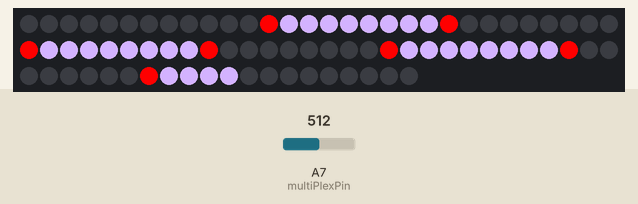
Bench run of a sketch on a simulated Arduino Nano, built with avr-gcc and run on an emulated ATmega328P. On the bench: 80 RGB LEDs in strip order, left to right, continuing on the next row. The test bench sets the inputs (shaded band); at power-on: A7 (multiPlexPin) = 512.

Above: at 1.2 s.
1.3 s: A7 (multiPlexPin) set to 212
At 1.47 s:
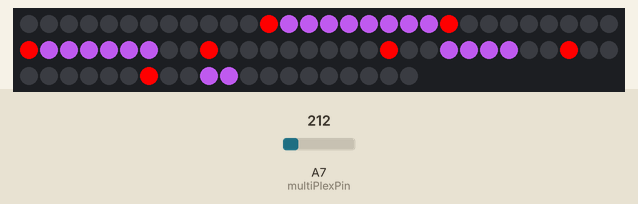
4.0 s: A7 (multiPlexPin) set to 183
At 5.0 s:
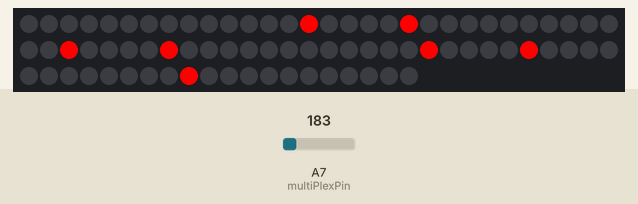
7.0 s: A7 (multiPlexPin) set to 306
At 7.18 s:
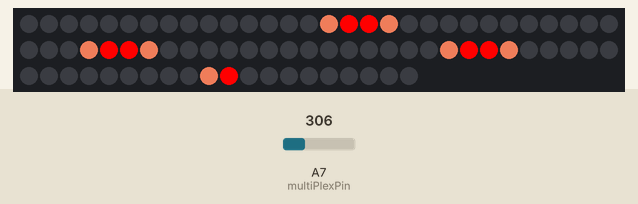
10.0 s: A7 (multiPlexPin) set to 122
At 10.9 s:
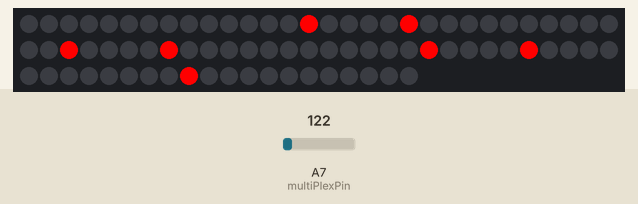
13.0 s: A7 (multiPlexPin) set to 716
At 13.46 s:
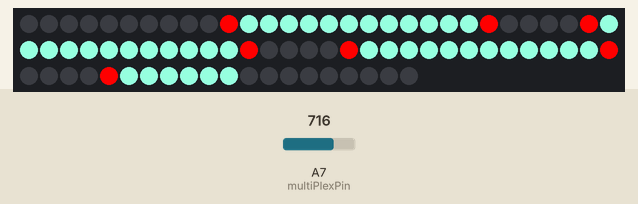
Timing chart, 0 to 16.0 s (numbered marks = the images above; inputs shaded):
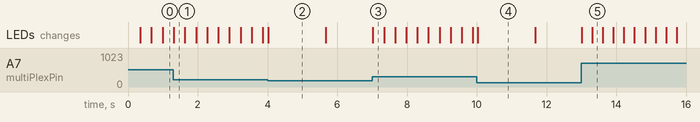

The sketch:

Graphic_Equalizer.ino
```cpp
#include "pixel_driver.h"


int strobePin = 2;
int rstPin = 3;
int multiPlexPin = A7;
int multiPlex = 0;

const int XLEN = 9;
const int YLEN = 9;
pixelGrid grid(6, XLEN, YLEN);

// create a pixel object. The struct can be found in pixel Driver
// we are also going to make a pointer so we can share the struct anywhere
pixelObject *pixelArrayPtr, pixel[7];
unsigned long showStartTime; // this will keep track of everytime we call (show)

float hue = 0.0;
int rgbHoldTime = 25;
float wVal = 0.0;
unsigned long cMillis;
unsigned long pMillis;

int testColumn = 0;

void setup()
{
  Serial.begin(115200);
  grid.init();

  pinMode(rstPin, OUTPUT);
  pinMode(strobePin, OUTPUT);
  pinMode(multiPlexPin, INPUT);

  // reset the multiplexor
  digitalWrite(rstPin, HIGH);
  delayMicroseconds(20);
  digitalWrite(rstPin, LOW);

  // //We're cheating here and setting colors for the columns
  // pixel[0].color = grid.packColor(0, 0, 0, 100);
  // pixel[1].color = grid.packColor(100, 0, 75, 0);
  // pixel[2].color = grid.packColor(0, 100, 0, 0);
  // pixel[3].color = grid.packColor(0, 0, 100, 0);
  // pixel[4].color = grid.packColor(50, 20, 0, 20);
  // pixel[5].color = grid.packColor(0, 0, 150, 70);
  // pixel[6].color = grid.packColor(0, 70, 50, 0);

  for (int i = 0; i < 7; i++)
    {
      pixel[i].peakColor = grid.packColor(255, 0, 0, 0);
    }
}

void loop()
{

  cMillis = millis();
  if (cMillis - pMillis > rgbHoldTime)
    {
      hue += 0.01;
      if (hue >= 1.0) hue = 0.0;
      pMillis = cMillis;
    }

  // if (Serial.available())
  //   {
  //     char c = Serial.read();
  //     switch (c)
  //       {
  //         case 'a': testColumn++; break;
  //         case 'b': testColumn--; break;
  //       }
  //     Serial.print("Volume: "); Serial.println(testColumn);
  //     pixel[3].volume = testColumn;
  //   }

  int rgbw[4];
  hsv2rgbw(hue, 1.0, 0.5, rgbw);
  for (int c = 0; c < 7; c++)
    {
      // send over the sexiness for color changing
      pixel[c].color = grid.packColor(rgbw[0], rgbw[1], rgbw[2], rgbw[3]);
    }


  getVolume(); // gets the volume data for all 7 columns
  grid.play(pixel); // sends the ptr
  grid.show();
}


void getVolume()
{
  int sampleCount = 20;

  for (int i = 0; i < 7; i++)
    {
      digitalWrite(strobePin, HIGH); // advance strobe by 1
      delayMicroseconds(20);
      digitalWrite(strobePin, LOW);

      float rawVolume = 0;
      for(int j = 0; j < sampleCount; j++) rawVolume += analogRead(multiPlexPin);
      rawVolume = (rawVolume / sampleCount); // val now contains the average reading.
      pixel[i].volumePercent = rawVolume / (1000.0 / 100.0); // volume is percentage now!
      if (pixel[i].volumePercent > 100) pixel[i].volumePercent = 100; // safeguard


      const float threshold = .20; // amount required to light up the first tile
      pixel[i].volume = 0; // this will stay true if it's below the threshold.
      if (pixel[i].volumePercent >= (int)round(threshold * 100))
        {
          // subtract 20% of pixel volume from itslef, creating an offset.
          float offset = pixel[i].volumePercent - (pixel[i].volumePercent * threshold);
          float divisorRatio = (100 - (100 * threshold)) / 8;
          pixel[i].volume = offset / divisorRatio + 0.5; // 11.43
          // volume is now succesfully remapped to 0-8. Zero is off, and you must
          // cross 20% threshold to activate the first LED.
        }

      // Serial.print("VolP: "); Serial.print(pixel[i].volumePercent); Serial.print("->");
      // Serial.print(pixel[i].volume); Serial.print("\t");
    }
  // Serial.println();
}

// float fract(float x) { return x - int(x); }
// float mix(float a, float b, float t) { return a + (b - a) * t; }
// int* hsv2rgb(float h, float s, float b, int* rgb)
// {
//   float val1 = s * mix(1.0, constrain(abs(fract(h + 1.0) * 6.0 - 3.0) - 1.0, 0.0, 1.0), b);
//   float val2 = s * mix(1.0, constrain(abs(fract(h + 0.6666666) * 6.0 - 3.0) - 1.0, 0.0, 1.0), b);
//   float val3 = s * mix(1.0, constrain(abs(fract(h + 0.3333333) * 6.0 - 3.0) - 1.0, 0.0, 1.0), b);

//   rgb[0] = (int)((1.0 - val1) * 255);
//   rgb[1] = (int)((1.0 - val2) * 255);
//   rgb[2] = (int)((1.0 - val3) * 255);
//   return rgb;
// }

float fract(float x) { return x - int(x); }
float mix(float a, float b, float t) { return a + (b - a) * t; }
int* hsv2rgbw(float h, float s, float b, int* rgbw)
{
  wVal += 0.2;
  if (wVal >= 2.0) wVal = 0.0;
  float val1 = s * mix(1.0, constrain(abs(fract(h + 1.0) * 6.0 - 3.0) - 1.0, 0.0, 1.0), b);
  float val2 = s * mix(1.0, constrain(abs(fract(h + 0.6666666) * 6.0 - 3.0) - 1.0, 0.0, 1.0), b);
  float val3 = s * mix(1.0, constrain(abs(fract(h + 0.3333333) * 6.0 - 3.0) - 1.0, 0.0, 1.0), b);
  float val4 = s * mix(wVal, constrain(abs(fract(h + 0.3333333) * 6.0 - 3.0) - 1.0, 0.0, 1.0), b);


  rgbw[0] = (int)((1.0 - val1) * 255);
  rgbw[1] = (int)((1.0 - val2) * 255);
  rgbw[2] = (int)((1.0 - val3) * 255);
  rgbw[3] = (int)((1.0 - val4) * 255);

  return rgbw;
}
```

pixel_driver.cpp
```cpp
#include "Arduino.h"
#include "pixel_driver.h"

pixelGrid::pixelGrid(int pin, int xlen, int ylen) // dataPin, X, Y
{
  columns = xlen; // now the object contains the sizes
  rows = ylen;
  pixelCount = columns * rows - 1; // we have to remove that one pixel
  _neoPixels = new Adafruit_NeoPixel(pixelCount, pin, NEO_GRBW + NEO_KHZ800);
}

pixelGrid::~pixelGrid()
{
  delete _neoPixels;
}

void pixelGrid::init()
{
  _neoPixels->begin();
}

void pixelGrid::test(int x, int y)
{
  _neoPixels->setPixelColor(xyRemap(x, y), _neoPixels->Color(150, 0, 0, 150));
  _neoPixels->show();
}

void pixelGrid::clear() { _neoPixels->clear(); }


void pixelGrid::play(pixelObject *newTruck)
{
  _neoPixels->clear(); // erases all the pixels, but doesn't SHOW them!

  for (int c = 0; c < 7; c++)
    {
      //& Since we are doing < and not <=, we aren't showing the top pixel.
      for (int i = 0; i < newTruck[c].volume; i++)
        {
          _neoPixels->setPixelColor(xyRemap(c+1, i), newTruck[c].color);
        }
    }
  playPeak(newTruck);
}

void pixelGrid::playPeak(pixelObject *truck)
{
  for (int c = 0; c < 7; c++)
    {
      // always show the peak.
      _neoPixels->setPixelColor(xyRemap(c+1, truck[c].peak), truck[c].peakColor);
      // if there is higher peak, get it and save it.
      if (truck[c].volume > truck[c].peak)
        {
          truck[c].peak = truck[c].volume;
          truck[c].counter = 0; // we just go an update, so reset counter
        }
      // if the volume is lower than the peak, then start incrementing the counter
      if (truck[c].volume < truck[c].peak) truck[c].counter++;
      if (truck[c].counter >= truck[c].increments)
        {
          truck[c].peak = truck[c].volume;
          truck[c].counter = 0;
          for (int i = truck[c].peak; i > truck[c].volume; i--)
            {
              _neoPixels->setPixelColor(xyRemap(c+1, i), packColor(0, 0, 0, 0));
            }
        }
    }

}

byte pixelGrid::xyRemap(int x, int y)
{
  if (x >= 9 || y >= 9) return -1;

  int columnSelect = xRowVals[x];  // use the lookup enum xRowVals to find the x column base number
  if (columnSelect != 0 && columnSelect % 2 == 0) // if the column number / 2 has a remainder, then it's a negative going column
    {
      int ledIndex = columnSelect - (y);
      return ledIndex;
    }
  else
    {
      int ledIndex = columnSelect + (y);
      return ledIndex;
    }
}

uint32_t pixelGrid::packColor(uint8_t r, uint8_t g, uint8_t b, uint8_t w)
{
  return ((uint32_t)w << 24) | ((uint32_t)r << 16) | ((uint32_t)g << 8) | b;
}

int pixelGrid::decimalExtract(float value)
 {
  /* This function takes a float e.g 3.74 and casts that to an integer so
   * we only get the 1s place, and then we multiply that by 100. (300)
   * We then take the original float and * 100 to equal (374)
   * Now you can this number (374) and subrtact the (300) to get just the
   * decimals, being (74)
   */
  //Serial.print(value);
  int castToInteger = value; // 3.74 = 3
  castToInteger = castToInteger * 100; //300
  value = value * 100; //374
  int decimalValues = value - castToInteger; // (374 - 300 = 74)
  return map(decimalValues, 0, 99, 0, 255); // decimals never reach 100, so 99 to get full brightness at 255
  //Serial.print(" Decimal Values = ");
  //Serial.print(decimalValues);
  //Serial.println();
}

void pixelGrid::show() { _neoPixels->show(); }
```

pixel_driver.h
```cpp
#include <Arduino.h>
#include <Adafruit_NeoPixel.h>

enum colorOptions { red = 0, green, blue, white, off };
const int ledColumnns = 7;


struct pixelObject
{
  int volume;
  int volumePercent;
  uint32_t brightness;
  uint32_t color; // (R, G, B, W)
  uint32_t peakColor; // (R, G, B, W)
  int peak = 0;
  int counter = 0;
  int increments = 75;
};

class pixelGrid
{
  public:
    int pixelCount = 0;
    int rows = 0; // for the library to keep track of
    int columns = 0;

    int xRowVals[9] = { 0, 16, 17, 34, 35, 52, 53, 70, 71 }; // these numbers are the postive going bottom numbers


    Adafruit_NeoPixel* _neoPixels;
    pixelGrid(int pin, int xlen, int ylen); // data pin, pixel count
    ~pixelGrid();
    void init();

    // we are calling pixelobjects trucks. They are semis carying information.
    void play(pixelObject *newTruck); // we will pass in a pointer to the pixelObject
    void playPeak(pixelObject *truck); // Pass in a pointer to an array containing peaks


    uint32_t packColor(uint8_t r, uint8_t g, uint8_t b, uint8_t w); // packs RGBW into a 32 bit variable
    int decimalExtract(float value);
    byte xyRemap(int x, int y); // converts the numbering into an xy grid and returns an index number
    void test(int x, int y);
    void clear();

    void show();

  private:


};
```

Measured:
- the behaviour switches between 200 and 199 on A7 (multiPlexPin) (found by bisection; images 1 and 2)
- after the input at 7.0 s, the LEDs: change at once (image 3)
- after the input at 10.0 s, the LEDs: change at once (image 4)
- after the input at 13.0 s, the LEDs: first change at once (image 5 shows a later state)
- what the display in image 2 shows lasts 1.7 s, from 4.0 s to 5.7 s
